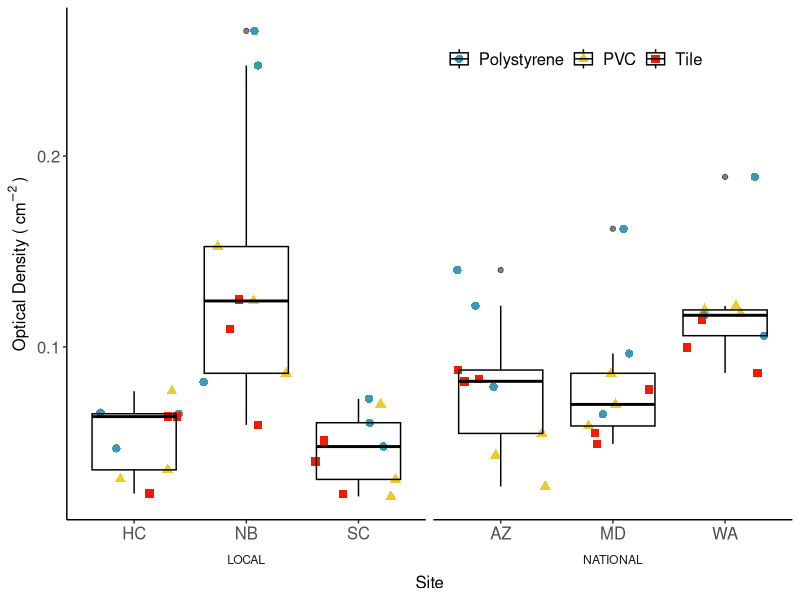
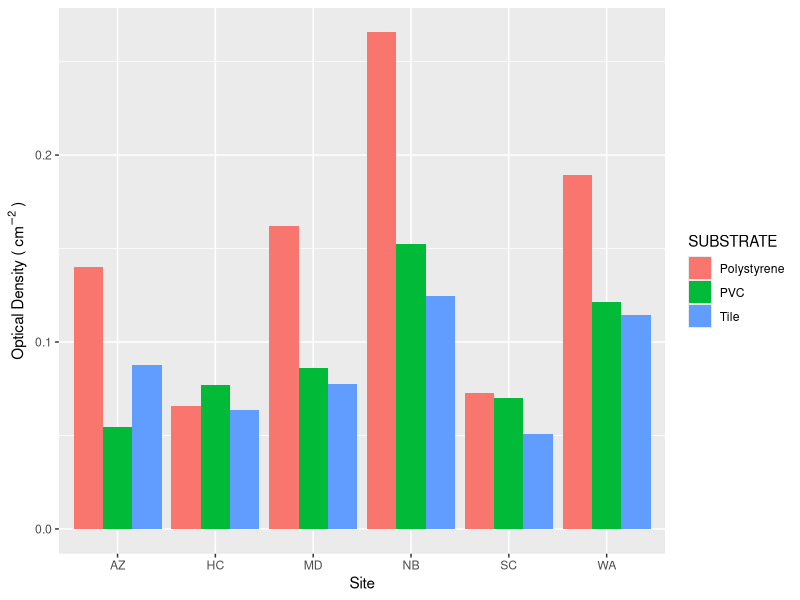
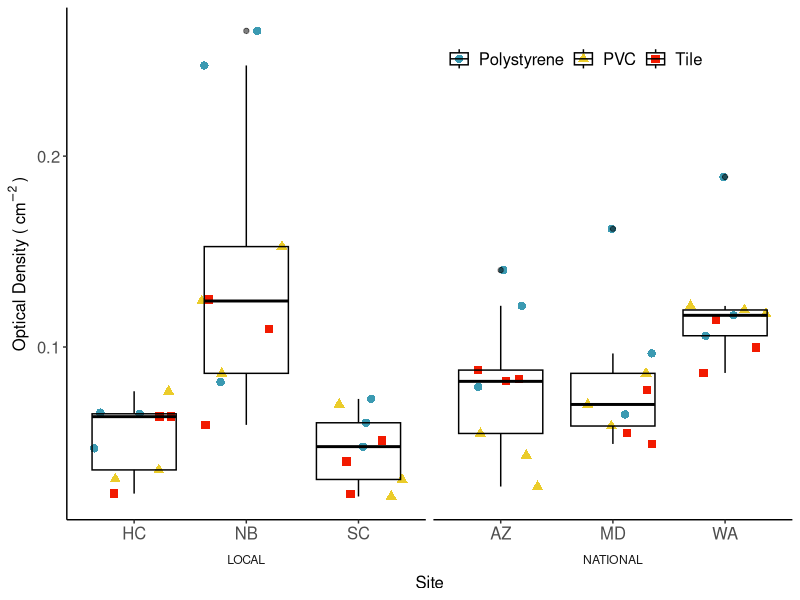
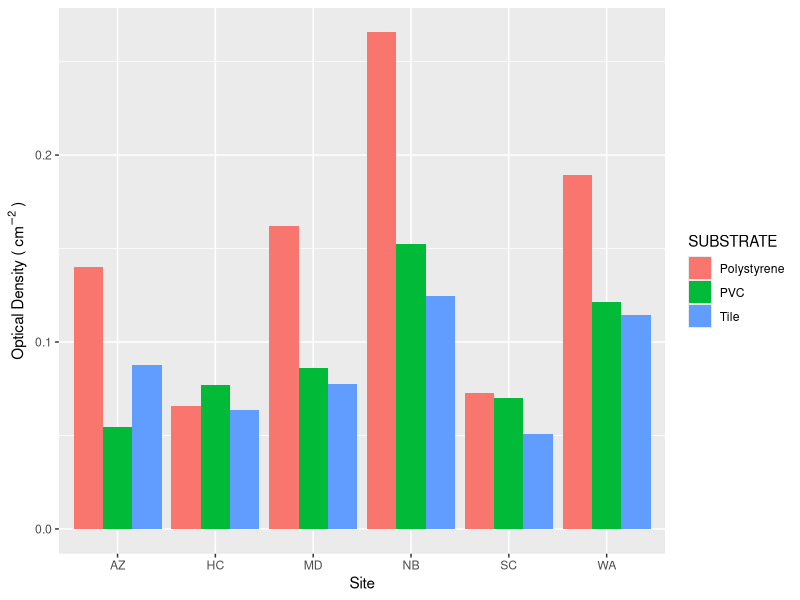

These charts were generated, in order, by the following R code: (Note: this script raises an error after producing the figures.)
## ---- chunk 1
#knitr::opts_chunk$set(echo = TRUE)

##Loading Packages
# ipak function: install and load multiple R packages.
# checks to see if packages are installed. Install them if they are not, then load them into the R session.
ipak <- function(pkg){
    new.pkg <- pkg[!(pkg %in% installed.packages()[, "Package"])]
    if (length(new.pkg)) 
        install.packages(new.pkg, dependencies = TRUE, repos='http://cran.us.r-project.org')
    sapply(pkg, require, character.only = TRUE)
}
# Package list.  Contains all needed packages as a this writing.  To update, simply add new package name to the list!
packages <- c("ggplot2", 
              "plyr", 
              "reshape2", 
              "RColorBrewer", 
              "scales", 
              "grid",
              "VennDiagram",
              "bibtex",
              "vegan",
              "RAM",
              "tidyr",
              "Rmisc",
              "glue",
              "reshape",
              "reshape2",
              "lemon",
              "gapminder",
              "magrittr",
              "dplyr",
              "ggpubr",
              "gridExtra",
              "patternplot",
              "tibble",
              "gplots",
              "broom",
              "data.table",
              "devtools",
              "wesanderson")
ipak(packages)

## ---- chunk 2
OpticalDensity<-read.csv(file="OD_RawData.csv")

## ---- chunk 3
summary(OpticalDensity)
tapply(OpticalDensity$OPTICAL_DENSITY, OpticalDensity$SITE, mean)

## ---- chunk 4
OD_Plot<-ggplot(OpticalDensity,aes(x=SITE,y=OPTICAL_DENSITY,group=SITE,shape=SUBSTRATE,color=SUBSTRATE))+
  geom_jitter(size=2.5)+
  scale_color_manual(values = c("#3B9AB2", "#EBCC2A", "#F21A00"))+
  theme_classic()+
  theme(legend.position=c(.7,.9),
        legend.direction = "horizontal",
        legend.title=element_blank(),
        axis.text=element_text(size=12),
        axis.title=element_text(size=12),
        legend.text=element_text(size=12),
        strip.background = element_blank(),
        strip.placement = "outside")+
  geom_boxplot(alpha=0.5, color = "black", fill = NA)+
  labs(y=bquote('Optical Density ('~cm^-2~')'),x='Site')+
  facet_grid(~LOCATION, switch= "x", scales = "free_x", space = "free_x")

OD_Plot

ggsave("OD_Plot.jpeg", device = "jpeg", width = 12, height = 8.5, units = "in")

## ---- chunk 5
OD_Plot_bar <- ggplot(OpticalDensity, aes(x=SITE, y=OPTICAL_DENSITY, fill=SUBSTRATE))+
  geom_bar(stat="identity", position=position_dodge())+
  #scale_color_manual(values = c("#3B9AB2", "#EBCC2A", "#F21A00"))+
  xlab('Site') + ylab('Optical Density ('~cm^-2~')')

OD_Plot_bar 

ggsave("OD_Plot_bar.jpeg", device = "jpeg", width = 12, height = 8.5, units = "in")

## ---- chunk 6
Chlorophyll.df<-read.csv(file="Chl_RawData.csv")
## ---- chunk 7
Chlorophyll$CHLOROPHYLL =abs(286 * (((abs(Chlorophyll$X650B)-abs(Chlorophyll$X750B))-(abs(Chlorophyll$X650A)-abs(Chlorophyll$X750A))*5)/Chlorophyll$SUBSTRATE_AREA))
## ---- chunk 8
Chl_Plot<-ggplot(Chlorophyll,aes(x=SITE,y=CHLOROPHYLL,group=SITE,shape=SUBSTRATE,color=SUBSTRATE))+
  geom_jitter(size=2.5)+
  scale_color_manual(values = c("#3B9AB2", "#EBCC2A", "#F21A00"))+
  theme_classic()+
  theme(legend.position=c(.2,.9),
        legend.direction = "horizontal",
        legend.title=element_blank(),
        axis.text=element_text(size=12),
        axis.title=element_text(size=12),
        legend.text=element_text(size=12),
        strip.background = element_blank(),
        strip.placement = "outside")+
  geom_boxplot(alpha=0.5, color = "black", fill = NA)+
  labs(y=bquote('Chlorophyll ('~cm^-2~')'),x='Site')+
  facet_grid(~LOCATION, switch= "x", scales = "free_x", space = "free_x")

Chl_Plot

ggsave("Chl_Plot.jpeg", device = "jpeg", width = 11, height = 8.5, units = "in")

## ---- chunk 9

OD_Plot_bar<-ggplot(OpticalDensity, aes(fill=SUBSTRATE, y=OPTICAL_DENSITY, x=SITE))+
  geom_bar(position="dodge", stat="identity")
  theme_classic()+
  theme(legend.position=c(.8,.9),
        legend.direction = "horizontal",
        legend.title=element_blank(),
        axis.text=element_text(size=12),
        axis.title=element_text(size=12),
        legend.text=element_text(size=12),
        strip.background = element_blank(),
        strip.placement = "outside")+
  labs(y=bquote('Optical Density ('~cm^-2~')'),x='Site')+
  facet_grid(~LOCATION, switch= "x", scales = "free_x", space = "free_x")

OD_Plot_bar

ggsave("OD_Plot_bar.jpeg", device = "jpeg", width = 12, height = 8.5, units = "in")
## ---- chunk 10
